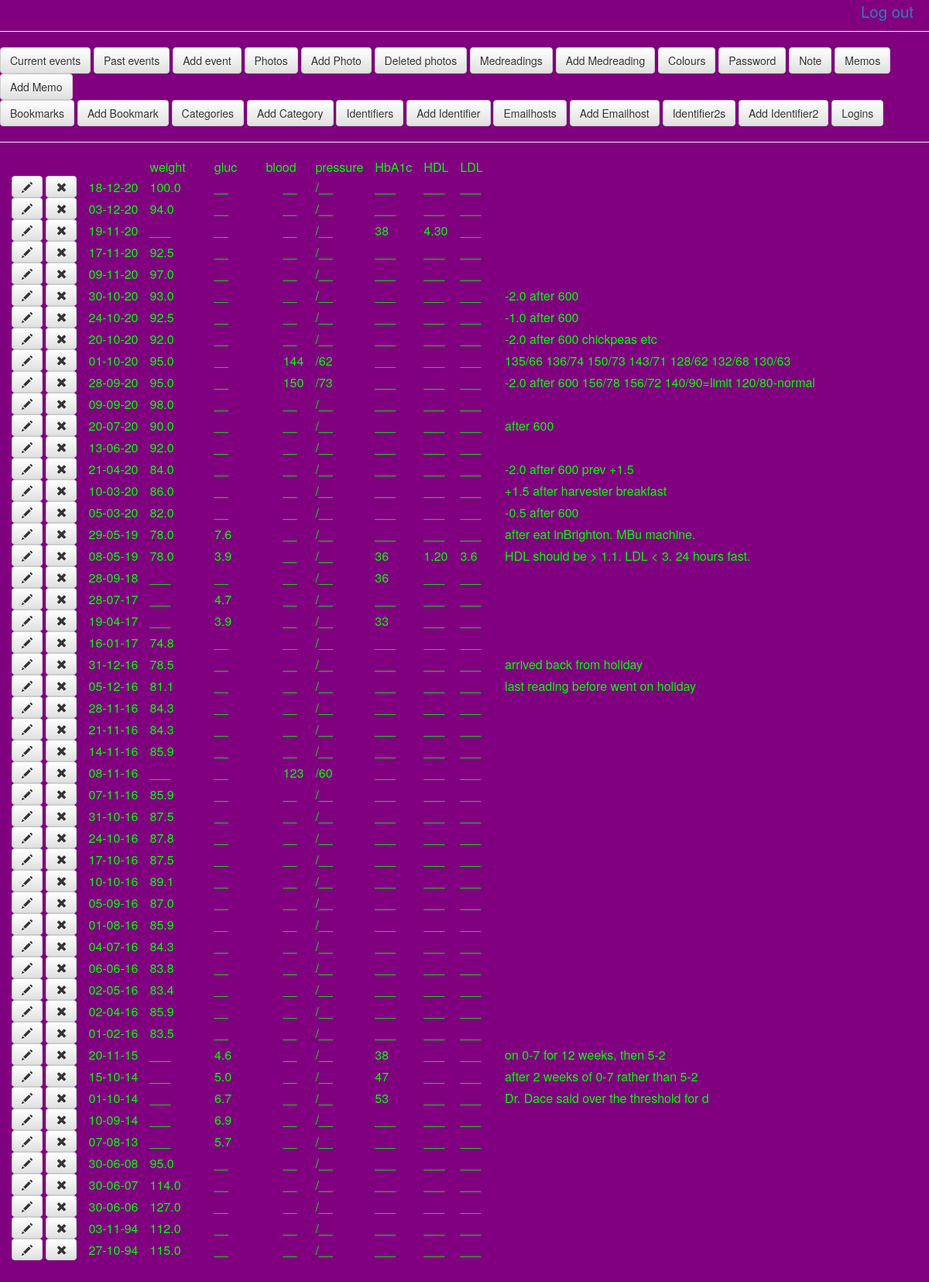
Page /medreadinglist (signed in) on the earlier database version.
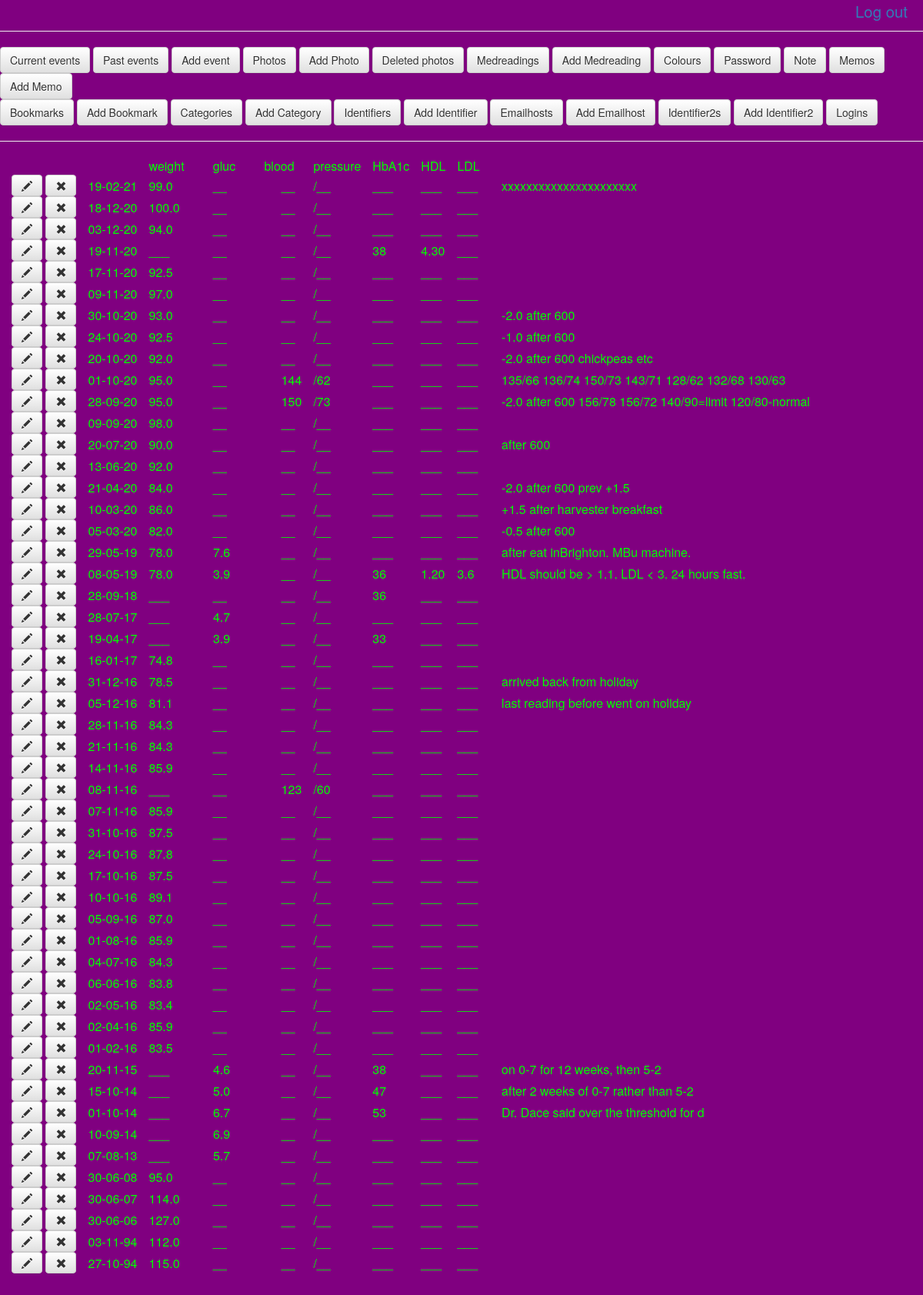
Same page on the later database version.
### mysite/models.py (models this page shows, shortened)
class Medreading(models.Model):
    reading_date            = models.DateTimeField(default=timezone.now, blank=True, null=True)
    weight                  = models.DecimalField(max_digits=4,decimal_places=1,blank=True,null=True)
    notes                   = models.TextField(blank=True,null=True)
    glucose                 = models.DecimalField(max_digits=3,decimal_places=1,blank=True,null=True)
    HbA1c                   = models.DecimalField(max_digits=2,decimal_places=0,blank=True,null=True)
    blood_pressure_1        = models.DecimalField(max_digits=3,decimal_places=0,blank=True,null=True)
    blood_pressure_2        = models.DecimalField(max_digits=3,decimal_places=0,blank=True,null=True)
    HDL                     = models.DecimalField(max_digits=4,decimal_places=2,blank=True,null=True)
    LDL                     = models.DecimalField(max_digits=3,decimal_places=1,blank=True,null=True)
    created_date            = models.DateTimeField(default=timezone.now, blank=True, null=True)

### mysite/views.py (the view)
# urls.py: path('medreadinglist',                      views.medreading_list,                                                        name='medreadinglist'),
@login_required
def medreading_list(request):
    site                                           =   Site.objects.get()
    readings                                       =   Medreading.objects.all().order_by('-reading_date')
    context                                        =   { 'readings': readings, 'title': TITLE, 'site': site}
    return render                                      (request, 'medreading_list.html', context)

### templates/medreading_list.html (shortened to what the changed rows need)
{% extends "base.html" %}
{% block content %}
<br>
<table>
    <h2 class='item'>
    <tr>
    <td></td><td></td><td>weight</td><td>&nbsp;&nbsp;&nbsp;&nbsp;&nbsp;gluc</td><td>&nbsp;&nbsp;&nbsp;&nbsp;&nbsp;blood</td><td>pressure</td><td>HbA1c</td><td>HDL</td><td>LDL</td>
    </h2>
  {% for reading in readings %}
    <tr>
            <h2 class='item'>
            <td>
            <a class="btn btn-default" href="{% url 'medreadingupdate' pk=reading.pk %}">
            <span class="glyphicon glyphicon-pencil"></span></a>
              <a class="btn btn-default" href="{% url 'medreadingdeleteperm' pk=reading.pk %} ">
              <span class="glyphicon glyphicon-remove"></span></a>
             </td>
 <td>
    <span class='detail'>{{ reading.reading_date|date:"d-m-y" }}</span>
             </td>
            <td>
              {% if reading.weight > 0  %}
                <span class='detail'>{{ reading.weight }}</span>
              {% else %}
                <span class='detail'>___</span>
              {% endif %}
             </td>
            <td>
              {% if reading.glucose > 0  %}
                <span class='detail'>&nbsp;&nbsp;&nbsp;&nbsp;{{ reading.glucose|rjust:"20" }}  </span>
              {% else %}
                <span class='detail'>&nbsp;&nbsp;&nbsp;&nbsp;&nbsp;__</span>
              {% endif %}
             </td>
            <td>
              {% if reading.blood_pressure_1 > 0  %}
                <span class='detail'>&nbsp;&nbsp;&nbsp;&nbsp;&nbsp;&nbsp;&nbsp;&nbsp;&nbsp;{{ reading.blood_pressure_1|rjust:"30" }}</span>
              {% else %}
                <span class='detail'>&nbsp;&nbsp;&nbsp;&nbsp;&nbsp;&nbsp;&nbsp;&nbsp;&nbsp;&nbsp;__</span>
              {% endif %}
             </td>
            <td>
              {% if reading.blood_pressure_2 > 0  %}
                <span class='detail'>/{{ reading.blood_pressure_2 }}&nbsp;&nbsp;&nbsp;&nbsp;</span>
              {% else %}
                <span class='detail'>/__&nbsp;&nbsp;&nbsp;&nbsp;&nbsp;&nbsp;</span>
              {% endif %}
             </td>
            <td>
              {% if reading.HbA1c > 0  %}
                <span class='detail'>{{ reading.HbA1c }}</span>
              {% else %}
                <span class='detail'>___</span>
              {% endif %}
             </td>
            <td>
              {% if reading.HDL > 0  %}
                <span class='detail'>{{ reading.HDL }}</span>
              {% else %}
                <span class='detail'>___</span>
              {% endif %}
             </td>
            <td>
              {% if reading.LDL > 0  %}
                <span class='detail'>{{ reading.LDL }}</span>
              {% else %}
                <span class='detail'>___</span>
              {% endif %}
             </td>
            <td>
               {% if reading.notes  %} <span class='detail'>&nbsp;&nbsp;&nbsp;{{ reading.notes }}</span> {% endif %}
             </td>
            </h2>
    </tr>
{% endfor %}
</table>
  <br><br><br>
</body>
  {% endblock content %}

Differences in the rows shown:
added Medreading: reading_date "19-02-21", weight "99.0", shows "__", shows "/__", shows "___", notes "xxxxxxxxxxxxxxxxxxxxxx"
